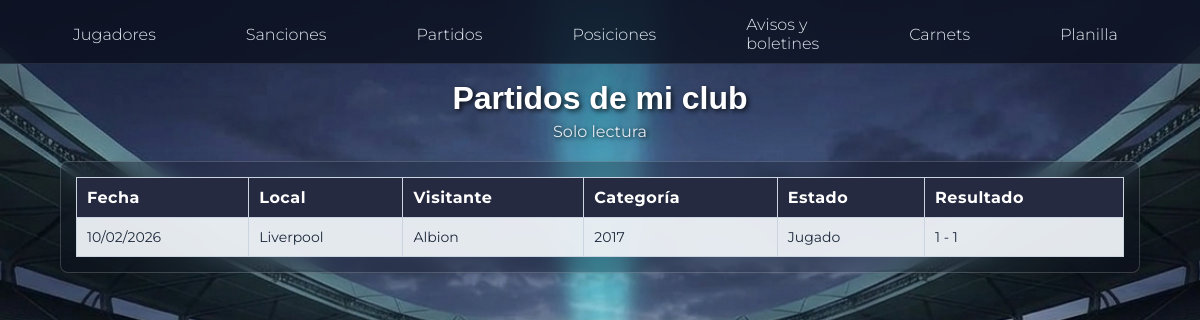
/club/partidos.php (signed in), run on the app's committed database.
### tables this page shows
CREATE TABLE `partidos` (
  `id` int(11) NOT NULL,
  `id_club_local` int(11) NOT NULL,
  `id_club_visitante` int(11) NOT NULL,
  `id_categoria` int(11) NOT NULL,
  `fecha` date DEFAULT NULL,
  `estado` varchar(20) NOT NULL DEFAULT 'sin_fecha',
  `goles_local` int(11) DEFAULT NULL,
  `goles_visitante` int(11) DEFAULT NULL,
  `id_competicion` int(11) NOT NULL DEFAULT 1
);

CREATE TABLE `club` (
  `id` int(11) NOT NULL,
  `nombre` varchar(100) NOT NULL,
  `logo` varchar(255) DEFAULT NULL,
  `activo` tinyint(1) NOT NULL DEFAULT 1
);

CREATE TABLE `categorias` (
  `id` int(11) NOT NULL,
  `año` varchar(45) NOT NULL,
  `activo` tinyint(1) NOT NULL DEFAULT 1
);

### auth.php (called while the page is built, shortened)
<?php
function h($texto) {
    return htmlspecialchars((string) $texto, ENT_QUOTES, "UTF-8");
}
?>

### club/partidos.php (the view, shortened to what this page needs)
<?php
require_once __DIR__ . "/../conexion.php";
require_once __DIR__ . "/../auth.php";
$miClub = (int) $_SESSION["id_club"];
$partidos = mysqli_query($conn, "SELECT partidos.*, local.nombre AS nombre_local, visitante.nombre AS nombre_visitante, categorias.año
    FROM partidos
    INNER JOIN club AS local ON partidos.id_club_local = local.id
    INNER JOIN club AS visitante ON partidos.id_club_visitante = visitante.id
    INNER JOIN categorias ON partidos.id_categoria = categorias.id
    WHERE partidos.id_club_local = $miClub OR partidos.id_club_visitante = $miClub
    ORDER BY partidos.fecha IS NULL, partidos.fecha ASC");
$nombresEstado = [
    "sin_fecha" => "Sin fecha",
    "programado" => "Programado",
    "jugado" => "Jugado",
    "pendiente" => "Pendiente",
    "suspendido" => "Suspendido"
];
?>
<!DOCTYPE html>
<html lang="es">
<head>
    <link rel="stylesheet" href="club.css">
</head>
<body>
<?php include "menu.php"; ?>
<main>
    <h1>Partidos de mi club</h1>
    <p class="subtitulo">Solo lectura</p>
    <div class="tabla-scroll">
    <table>
        <tr><th>Fecha</th><th>Local</th><th>Visitante</th><th>Categoría</th><th>Estado</th><th>Resultado</th></tr>
<?php while ($p = mysqli_fetch_assoc($partidos)): ?>
<tr>
    <td><?= $p["fecha"] ? date("d/m/Y", strtotime($p["fecha"])) : "Sin fecha" ?></td>
    <td><?= h($p["nombre_local"]) ?></td>
    <td><?= h($p["nombre_visitante"]) ?></td>
    <td><?= h($p["año"]) ?></td>
    <td><?= h($nombresEstado[$p["estado"]] ?? $p["estado"]) ?></td>
    <td><?= $p["goles_local"] === null || $p["goles_visitante"] === null ? "-" : $p["goles_local"]." - ".$p["goles_visitante"] ?></td>
</tr>
<?php endwhile; ?>
    </table>
    </div>
</main>
</body>
</html>

### club/club.css (style rules this page uses)
* { box-sizing: border-box; }
body { margin: 0; font-family: "Montserrat", Arial, sans-serif; color: #e2e8f0; background-image: url("../imagenes/BG.png"); background-size: cover; background-position: center; background-attachment: fixed; }
main { padding: 80px 60px 30px; min-height: calc(100vh - 85px); }
h1 { margin: 0 0 5px; text-align: center; font-family: Arial, Helvetica, sans-serif; font-weight: bold; color: #ffffff; text-shadow: 2px 2px 5px rgba(0, 0, 0, 0.8); }
.subtitulo { color: #e2e8f0; text-align: center; margin: 0 0 20px; text-shadow: 1px 1px 4px rgba(0, 0, 0, 0.9); }
.tabla-scroll { overflow-x: auto; background: rgba(10, 15, 28, 0.30); backdrop-filter: blur(10px); border: 1px solid rgba(255, 255, 255, 0.18); border-radius: 8px; padding: 15px; box-shadow: 0 5px 15px rgba(0, 0, 0, 0.15); margin-bottom: 20px; }
table { width: 100%; border-collapse: collapse; }
th, td { border: 1px solid #cbd5e1; padding: 10px; }
th { background: #252a40; color: #ffffff; font-weight: 700; letter-spacing: .5px; text-align: left; }
td { background: rgba(241, 245, 249, 0.94); color: #1e293b; font-size: 14px; }

### data on the page
partidos: fecha "10/02/2026", id_club_local.nombre "Liverpool", id_club_visitante.nombre "Albion", id_categoria.año "2017", estado "Jugado", goles_local "1", goles_visitante "1"
